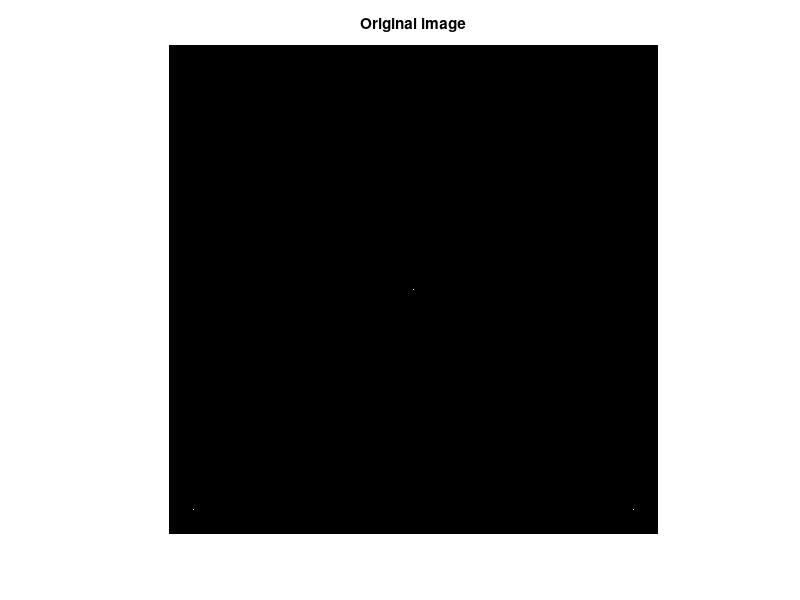
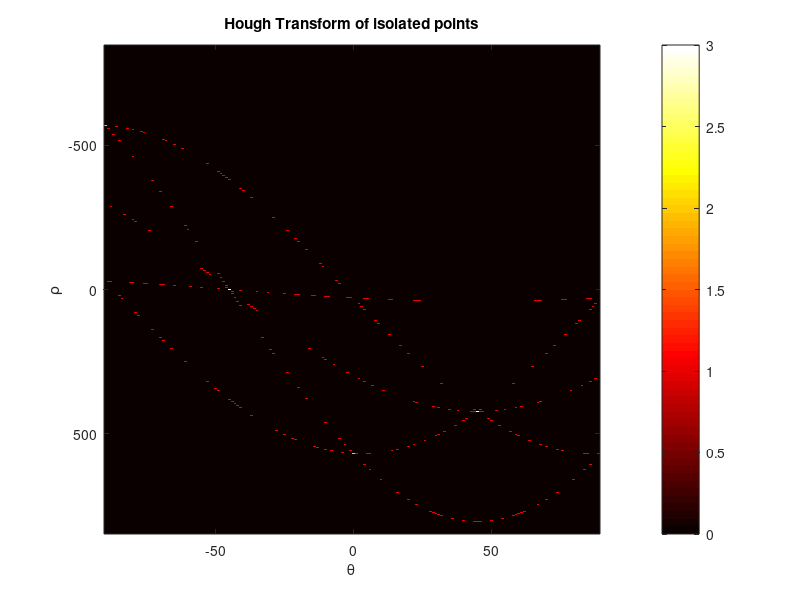
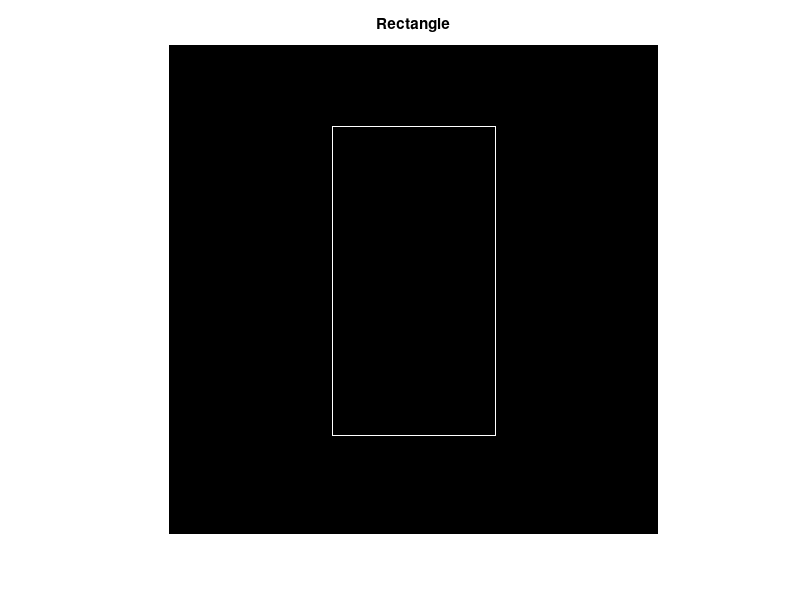
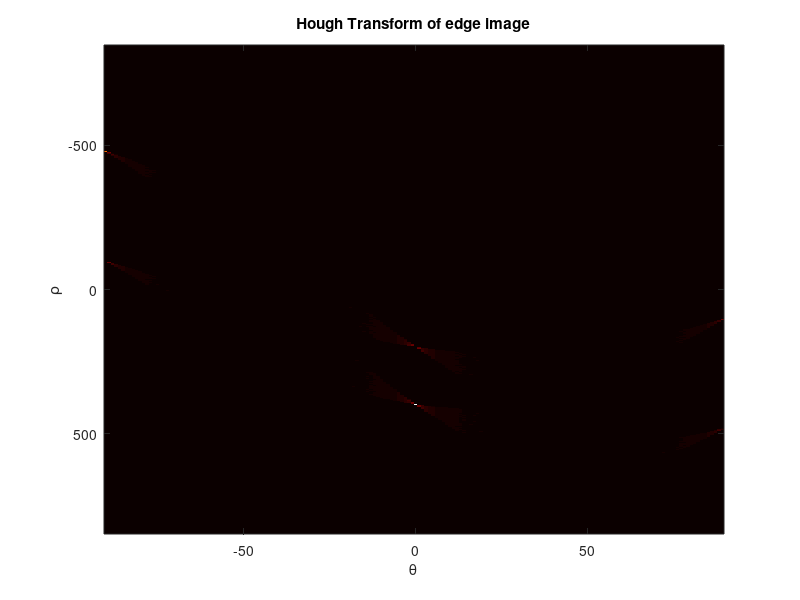

MATLAB code to generate these figures, in order: (Note: this script raises an error after producing the figures.)
%% Hough transform - isolated points
clc;
clear all;
close all;

im = zeros(600, 600);
im(30, 30) = 1;
im(30, 570) = 1;
im(570, 30) = 1;
im(570, 570) = 1;
im(300, 300) = 1;

imshow(im), title('Original image');

% Hough transform
[H, T, R] = hough(im);

figure
imagesc(T, R, H);
%imshow(H, 'XData', T, 'YData', R, 'InitialMagnification','fit');
title('Hough Transform of isolated points');
xlabel('\theta'), ylabel('\rho');
axis on, axis normal, hold on;
colormap('hot')
colorbar


%% Hough transform - straight lines
clc;
clear all;
close all;

im = zeros(600, 600);
im(100:480, 200) = 1;
im(100:480, 400) = 1;
im(100, 200:400) = 1;
im(480, 200:400) = 1;

figure, imshow(im), title('Rectangle');

% Hough transform
[H, T, R] = hough(im);

figure
imagesc(T, R, H);
title('Hough Transform of edge image');
xlabel('\theta'), ylabel('\rho');
axis on, axis normal, colormap('hot');


figure
imagesc(T, R, log(H));
title('Log Hough Transform of edge image');
xlabel('\theta'), ylabel('\rho');
axis on, axis normal, colormap('hot');

%% Hough transform - noise
clc;
clear all;
close all;

im = zeros(600, 600);
im(100:480, 200) = 1;
im(100:480, 400) = 1;
im(100, 200:400) = 1;
im(480, 200:400) = 1;

for i = 1:10000
    im( ceil(rand(1)*600), ceil(rand(1)*600) ) = 1;
end
imshow(im), title('Noise image');

% Hough transform
[H, T, R] = hough(im);

figure
imagesc(T, R, H);
title('Hough Transform of edge image');
xlabel('\theta'), ylabel('\rho');
axis on, axis normal, colormap('hot');

figure
imagesc(T, R, log(H));
title('Log Hough Transform of edge image');
xlabel('\theta'), ylabel('\rho');
axis on, axis normal, colormap('hot');
%% Hough transform - image
clc;
clear all;
close all;

im = imread('SEM.jpg');
figure
imshow(im), title('Original image');

edges = edge(im, 'prewitt');
figure
imshow(edges), title('Edge image');

[H, T, R] = hough(edges);

figure
imagesc(T, R, H);
title('Hough Transform of edge image');
xlabel('\theta'), ylabel('\rho');
axis on, axis normal, colormap('hot');

thresh = ceil(0.5*max(H(:)));
radius = 30;
B = strel('square',radius);
max_H_loc = imdilate(H, B);
mask_max_H = (H == max_H_loc) & (H > thresh);      % Find maxima.

% Find row,col coords.
[i_max,j_max] = find(mask_max_H);

% figure
% imagesc(T, R, mask_max_H);
% xlabel('\theta'), ylabel('\rho');
% axis on, axis normal, colormap('hot');

R_max = R(i_max);
T_max = T(j_max);

hold on
plot(T_max,R_max,'s','color','white');

T_max = T_max * pi / 180;

x = linspace(1,size(im,2),10000);

mask = zeros(size(im));
for i=1:numel(T_max)

     x_p = [];
     y_p = [];
     t = T_max(i);
     y = (R_max(i) - x*cos(t) )/ sin(t);
     x_p = x(y<size(im,1) & y>0); 
     y_p = y(y<size(im,1) & y>0);
     for j=1:numel(x_p)
        mask(ceil(y_p(j)),ceil(x_p(j))) = 1;
     end
     
end
figure
imshow(mask)


I_out = uint8(zeros(size(im,1),size(im,2),3));
I_out(:,:,1) = im;
I_out(:,:,2) = im;
I_out(:,:,3) = im;

red = uint8(zeros(size(im,1),size(im,2),3));
red(:,:,1) = 255;

I_out = im.*uint8(1-mask) + red.*uint8(mask);

figure
imshow(I_out)

%% Hough lines detector with matlab function

clear all;
close all;

im = imread('SEM.jpg');
%im = imread('circuit.tif');
figure
imshow(im), title('Original image');

edges = edge(im, 'prewitt');
figure
imshow(edges), title('Edge image');


[H, T, R] = hough(edges);
figure
imagesc(T, R, H);
title('Hough Transform of edge image');
xlabel('\theta'), ylabel('\rho');
axis on, axis normal, colormap('hot');

P = houghpeaks(H,50,'threshold',ceil(0.5*max(H(:))));

x = T(P(:,2));
y = R(P(:,1));
hold on
plot(x,y,'s','color','white');

lines = houghlines(edges,T,R,P,'FillGap',1000,'MinLength',20);
figure, imshow(im), hold on

for k = 1:length(lines)
   xy = [lines(k).point1; lines(k).point2];
   plot(xy(:,1),xy(:,2),'LineWidth',2,'Color','green');
end
title('Detected lines')

%% IMAGE STICTHING
close all;
clear all;

im1 = imread('grand_canyon_left_01.png');
im2 = imread('grand_canyon_right_01.png');

im1g = rgb2gray(im1);
im2g = rgb2gray(im2);

% detect points
pts1  = detectSURFFeatures(im1g);
pts2  = detectSURFFeatures(im2g);

figure()
imshow(im1);
hold on
scatter(pts1.Location(:,1),pts1.Location(:,2),5,'filled');

figure()
imshow(im2);
hold on
scatter(pts2.Location(:,1),pts2.Location(:,2),5,'filled');
%%
% extract descriptors
[features1,pts1] = extractFeatures(im1g,pts1);
[features2,pts2] = extractFeatures(im2g,pts2);

% match descriptors    
n_points = size(pts1,1);
thr = 0.66;
matches = [];
for i = 1:n_points
    ssd = sum((features2 - features1(i,:)).^2,2);
    [ssd sort_id] = sort(ssd);
    score = ssd(1)/ssd(2);
    if score < thr
       matches = [matches; i sort_id(1)]; 
    end
end

X1 = pts1(matches(:, 1)).Location'; 
X2 = pts2(matches(:, 2)).Location';

figure()
imshow([im1g im2g])
line([X1(1,:);size(im1g,2)+X2(1,:)],[X1(2,:);X2(2,:)]);
%%
% estimate H with outliers rejection
minimal_set_size = 4;      % 4 points homography estimation
numPoints = size(X1, 2);
max_trials = 1000;
trials = 0;
best_score = 0;
thr_inliers = 5; %pixels

%rng(73);
while (trials < max_trials)

    trials = trials + 1;
    % generate hypotesis from random minimal set
    subset = randi(numPoints,1,minimal_set_size);

    H = solveHomography( X1(:,subset), X2(:,subset) );

    % score hypotesis
    Xh = H * [X1; ones(1,size(X1,2))];
    Xh = Xh./Xh(3,:);
    d = sum((X2 - Xh(1:2,:)).^2);
    inliers = find(d < (thr_inliers^2));
    score = numel(inliers);

    if (score > best_score)
      best_score = score;
      H_best = H;
      inliers_best = inliers;
      fprintf('Best inlier ratio: %.2f\n', score / numPoints);  
    end
    
end
% select best hypotesis
inliers = inliers_best;
H = solveHomography( X1(:,inliers), X2(:,inliers) );

figure()
imshow([im1g im2g])
line([X1(1,inliers);size(im1g,2)+X2(1,inliers)],[X1(2,inliers);X2(2,inliers)],'Color',[0 0 1]);
hold on
line([X1(1,setdiff(1:size(X1,2),inliers));size(im1g,2)+X2(1,setdiff(1:size(X1,2),inliers))],[X1(2,setdiff(1:size(X1,2),inliers));X2(2,setdiff(1:size(X1,2),inliers))],'Color',[1 0 0]);

%stitching
image_mosaic(im1, im2, H);